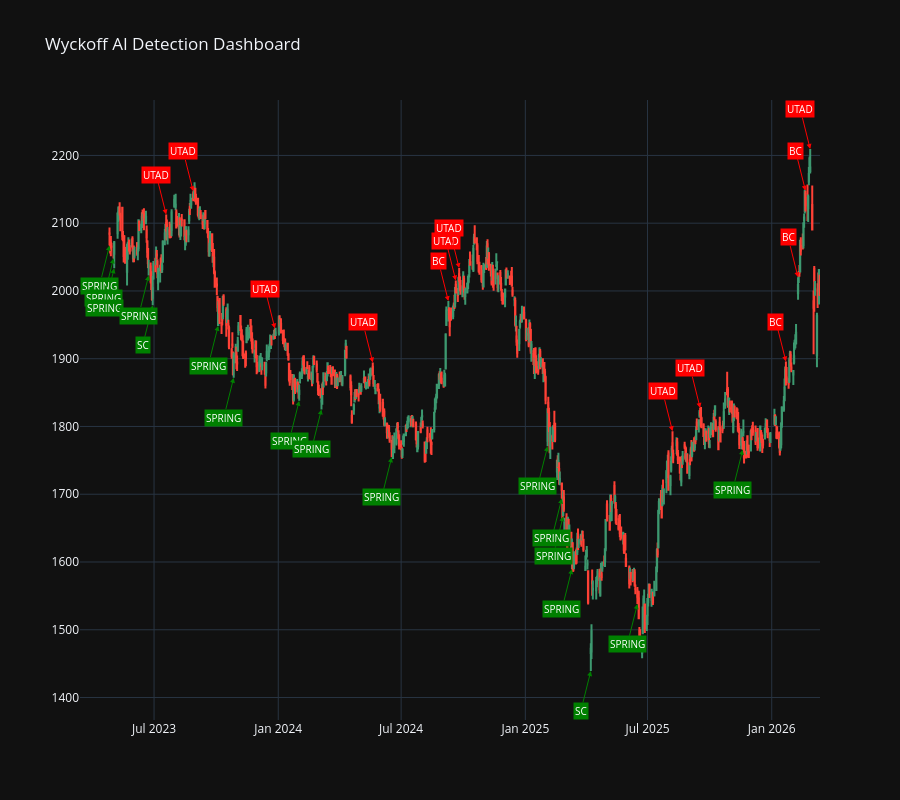

The notebook cell this image was saved under:
### Code cell
fig = go.Figure(data=[go.Candlestick(x=test_results['Date'], open=test_results['Open'], high=test_results['High'], low=test_results['Low'], close=test_results['Close'], name='SET100')])

for i, row in detected_events.iterrows():
    # 1-9 = Accumulation (Green), 10-16 = Distribution (Red)
    color = "green" if 1 <= row['Original_Idx'] <= 9 else "red"
    fig.add_annotation(x=row['Date'], y=row['High'] if color == "red" else row['Low'], text=row['Event_Name'], showarrow=True, arrowhead=2, arrowcolor=color, ay=-40 if color == "red" else 40, bgcolor=color, font=dict(color="white", size=10))

fig.update_layout(title='Wyckoff AI Detection Dashboard', template='plotly_dark', xaxis_rangeslider_visible=False, height=800)
fig.show()

### Figure 1 — Plotly figure (JSON) as saved in the notebook; plotly's stock layout.template omitted (floating-point values rounded to 4 significant figures; data arrays with more than 128 entries replaced by an {"elided": "..."} marker saying what was removed)
{"data": [{"close": {"elided": "701 float values"}, "high": {"elided": "701 float values"}, "low": {"elided": "701 float values"}, "name": "SET100", "open": {"elided": "701 float values"}, "type": "candlestick", "x": {"elided": "701 str values"}}], "layout": {"annotations": [{"arrowcolor": "green", "arrowhead": 2, "ay": 40, "bgcolor": "green", "font": {"color": "white", "size": 10}, "showarrow": true, "text": "SPRING", "x": "2023-04-26T00:00:00", "y": 2067.0}, {"arrowcolor": "green", "arrowhead": 2, "ay": 40, "bgcolor": "green", "font": {"color": "white", "size": 10}, "showarrow": true, "text": "SPRING", "x": "2023-05-02T00:00:00", "y": 2048.0}, {"arrowcolor": "green", "arrowhead": 2, "ay": 40, "bgcolor": "green", "font": {"color": "white", "size": 10}, "showarrow": true, "text": "SPRING", "x": "2023-05-03T00:00:00", "y": 2034.0}, {"arrowcolor": "green", "arrowhead": 2, "ay": 40, "bgcolor": "green", "font": {"color": "white", "size": 10}, "showarrow": true, "text": "SPRING", "x": "2023-06-23T00:00:00", "y": 2023.0}, {"arrowcolor": "green", "arrowhead": 2, "ay": 40, "bgcolor": "green", "font": {"color": "white", "size": 10}, "showarrow": true, "text": "SC", "x": "2023-06-29T00:00:00", "y": 1979.0}, {"arrowcolor": "red", "arrowhead": 2, "ay": -40, "bgcolor": "red", "font": {"color": "white", "size": 10}, "showarrow": true, "text": "UTAD", "x": "2023-07-19T00:00:00", "y": 2113.0}, {"arrowcolor": "red", "arrowhead": 2, "ay": -40, "bgcolor": "red", "font": {"color": "white", "size": 10}, "showarrow": true, "text": "UTAD", "x": "2023-08-28T00:00:00", "y": 2147.0}, {"arrowcolor": "green", "arrowhead": 2, "ay": 40, "bgcolor": "green", "font": {"color": "white", "size": 10}, "showarrow": true, "text": "SPRING", "x": "2023-10-04T00:00:00", "y": 1949.0}, {"arrowcolor": "green", "arrowhead": 2, "ay": 40, "bgcolor": "green", "font": {"color": "white", "size": 10}, "showarrow": true, "text": "SPRING", "x": "2023-10-27T00:00:00", "y": 1872.0}, {"arrowcolor": "red", "arrowhead": 2, "ay": -40, "bgcolor": "red", "font": {"color": "white", "size": 10}, "showarrow": true, "text": "UTAD", "x": "2023-12-27T00:00:00", "y": 1945.0}, {"arrowcolor": "green", "arrowhead": 2, "ay": 40, "bgcolor": "green", "font": {"color": "white", "size": 10}, "showarrow": true, "text": "SPRING", "x": "2024-02-01T00:00:00", "y": 1838.0}, {"arrowcolor": "green", "arrowhead": 2, "ay": 40, "bgcolor": "green", "font": {"color": "white", "size": 10}, "showarrow": true, "text": "SPRING", "x": "2024-03-05T00:00:00", "y": 1825.0}, {"arrowcolor": "red", "arrowhead": 2, "ay": -40, "bgcolor": "red", "font": {"color": "white", "size": 10}, "showarrow": true, "text": "UTAD", "x": "2024-05-20T00:00:00", "y": 1895.0}, {"arrowcolor": "green", "arrowhead": 2, "ay": 40, "bgcolor": "green", "font": {"color": "white", "size": 10}, "showarrow": true, "text": "SPRING", "x": "2024-06-17T00:00:00", "y": 1754.0}, {"arrowcolor": "red", "arrowhead": 2, "ay": -40, "bgcolor": "red", "font": {"color": "white", "size": 10}, "showarrow": true, "text": "BC", "x": "2024-09-09T00:00:00", "y": 1985.0}, {"arrowcolor": "red", "arrowhead": 2, "ay": -40, "bgcolor": "red", "font": {"color": "white", "size": 10}, "showarrow": true, "text": "UTAD", "x": "2024-09-20T00:00:00", "y": 2015.0}, {"arrowcolor": "red", "arrowhead": 2, "ay": -40, "bgcolor": "red", "font": {"color": "white", "size": 10}, "showarrow": true, "text": "UTAD", "x": "2024-09-25T00:00:00", "y": 2034.0}, {"arrowcolor": "green", "arrowhead": 2, "ay": 40, "bgcolor": "green", "font": {"color": "white", "size": 10}, "showarrow": true, "text": "SPRING", "x": "2025-02-03T00:00:00", "y": 1771.0}, {"arrowcolor": "green", "arrowhead": 2, "ay": 40, "bgcolor": "green", "font": {"color": "white", "size": 10}, "showarrow": true, "text": "SPRING", "x": "2025-02-24T00:00:00", "y": 1694.0}, {"arrowcolor": "green", "arrowhead": 2, "ay": 40, "bgcolor": "green", "font": {"color": "white", "size": 10}, "showarrow": true, "text": "SPRING", "x": "2025-02-26T00:00:00", "y": 1667.0}, {"arrowcolor": "green", "arrowhead": 2, "ay": 40, "bgcolor": "green", "font": {"color": "white", "size": 10}, "showarrow": true, "text": "SPRING", "x": "2025-03-11T00:00:00", "y": 1590.0}, {"arrowcolor": "green", "arrowhead": 2, "ay": 40, "bgcolor": "green", "font": {"color": "white", "size": 10}, "showarrow": true, "text": "SC", "x": "2025-04-08T00:00:00", "y": 1439.0}, {"arrowcolor": "green", "arrowhead": 2, "ay": 40, "bgcolor": "green", "font": {"color": "white", "size": 10}, "showarrow": true, "text": "SPRING", "x": "2025-06-16T00:00:00", "y": 1538.0}, {"arrowcolor": "red", "arrowhead": 2, "ay": -40, "bgcolor": "red", "font": {"color": "white", "size": 10}, "showarrow": true, "text": "UTAD", "x": "2025-08-07T00:00:00", "y": 1793.0}, {"arrowcolor": "red", "arrowhead": 2, "ay": -40, "bgcolor": "red", "font": {"color": "white", "size": 10}, "showarrow": true, "text": "UTAD", "x": "2025-09-17T00:00:00", "y": 1827.0}, {"arrowcolor": "green", "arrowhead": 2, "ay": 40, "bgcolor": "green", "font": {"color": "white", "size": 10}, "showarrow": true, "text": "SPRING", "x": "2025-11-19T00:00:00", "y": 1766.0}, {"arrowcolor": "red", "arrowhead": 2, "ay": -40, "bgcolor": "red", "font": {"color": "white", "size": 10}, "showarrow": true, "text": "BC", "x": "2026-01-22T00:00:00", "y": 1896.0}, {"arrowcolor": "red", "arrowhead": 2, "ay": -40, "bgcolor": "red", "font": {"color": "white", "size": 10}, "showarrow": true, "text": "BC", "x": "2026-02-09T00:00:00", "y": 2020.0}, {"arrowcolor": "red", "arrowhead": 2, "ay": -40, "bgcolor": "red", "font": {"color": "white", "size": 10}, "showarrow": true, "text": "BC", "x": "2026-02-20T00:00:00", "y": 2148.0}, {"arrowcolor": "red", "arrowhead": 2, "ay": -40, "bgcolor": "red", "font": {"color": "white", "size": 10}, "showarrow": true, "text": "UTAD", "x": "2026-02-27T00:00:00", "y": 2210.0}], "height": 800, "title": {"text": "Wyckoff AI Detection Dashboard"}, "xaxis": {"rangeslider": {"visible": false}}}}
